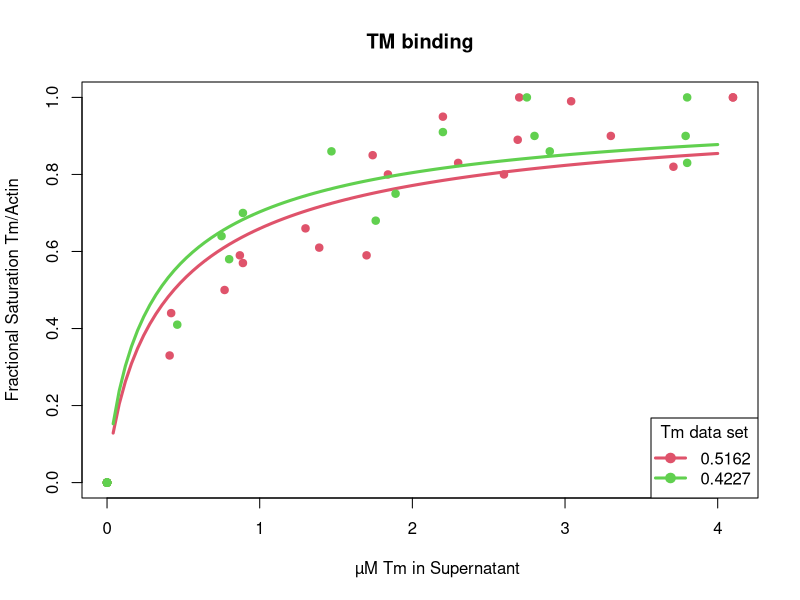

Write R code to recreate this figure.
df0   <- read.csv(file = "TM1.txt", header = TRUE,  sep = "\t",  stringsAsFactors = FALSE)
df <- data.frame(x=df0[,2],y=df0[,1])

h = 0.8
fo <- y ~ x ^ h / (k + x ^ h) #Y = Bmax  x [Tm]h/(Kdh + [Tm]h)
fm <- nls(fo, data=df,start = list (k = 1))
fm1 <- fm
summary(fm)


plot(df$x, df$y, pch=19,col=2, 
xlab='	µM Tm in Supernatant ', 
ylab='Fractional Saturation Tm/Actin',
main = 'TM binding'
)

x_axis <- (1:100) * 4.0 * 0.01
lines(x_axis, predict(fm, newdata=list(x=x_axis)), col = 2, lwd=3)  
summary(fm)


df0   <- read.csv(file = "TM2.txt", header = TRUE,  sep = "\t",  stringsAsFactors = FALSE)
df <- data.frame(x=df0[,2],y=df0[,1])

fo <- y ~ x ^ h / (k + x ^ h) #Y = Bmax  x [Tm]h/(Kdh + [Tm]h)
fm <- nls(fo, data=df,start = list (k = 1))
fm2 <- fm
summary(fm)


points(df$x, df$y, pch=19,col=3)

x_axis <- (1:100) * 4.0 * 0.01
lines(x_axis, predict(fm, newdata=list(x=x_axis)), col = 3, lwd=3)  

km1 <- summary(fm1)$parameters[1]
km2 <- summary(fm2)$parameters[1]
#options(digits=5)
#txt1 = as.character(km1)
txt1<-formatC(km1,digits=4,format="f")
txt2<-formatC(km2,digits=4,format="f")
legend("bottomright", legend = c(txt1,txt2), col = c(2,3), pch = 19, lwd=3, title = "Tm data set")


